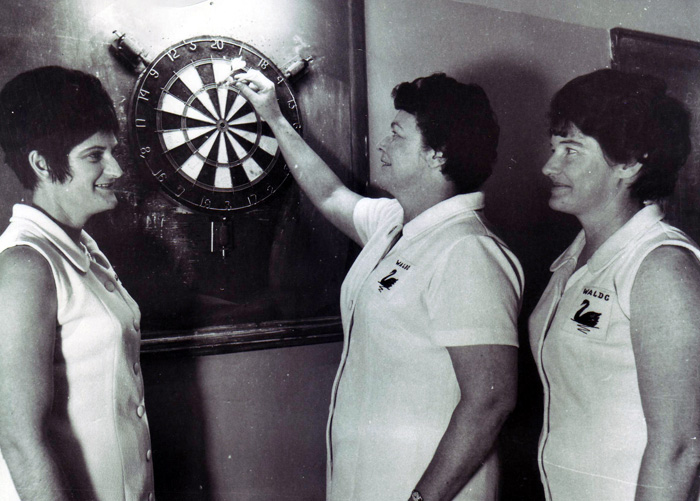
#> input picture dart15.jpg, 700 x 501 px
$ python orb-det.py
#> lines starting #> are read from the running program, lines starting #| are printed output that depends on the picture
import numpy as np
import cv2


ground_truth0 = [{'x1': 426, 'y1': 1, 'x2': 621, 'y2': 223}]
ground_truth1 = [{'x1': 167, 'y1': 105, 'x2': 417, 'y2': 354}]
ground_truth2 = [{'x1': 90, 'y1': 85, 'x2': 203, 'y2': 197}]
ground_truth3 = [{'x1': 312, 'y1': 138, 'x2': 398, 'y2': 229}]
ground_truth4 = [{'x1': 156, 'y1': 66, 'x2': 413, 'y2': 334}]
ground_truth5 = [{'x1': 414, 'y1': 125, 'x2': 557, 'y2': 261}]
ground_truth6 = [{'x1': 216, 'y1': 108, 'x2': 282, 'y2': 188}]
ground_truth7 = [{'x1': 235, 'y1': 151, 'x2': 412, 'y2': 336}]
ground_truth8 = [{'x1': 831, 'y1': 203, 'x2': 974, 'y2': 354}, {'x1': 65, 'y1': 241, 'x2': 134, 'y2': 355}]
ground_truth9 = [{'x1': 168, 'y1': 14, 'x2': 467, 'y2': 316}]
ground_truth10 = [{'x1': 76, 'y1': 88, 'x2': 200, 'y2': 229}, {'x1': 578, 'y1': 120, 'x2': 645, 'y2': 225}, {'x1': 913, 'y1': 143, 'x2': 954, 'y2': 222}]
ground_truth11 = [{'x1': 167, 'y1': 93, 'x2': 241, 'y2': 193}]
ground_truth12 = [{'x1': 152, 'y1': 59, 'x2': 223, 'y2': 235}]
ground_truth13 = [{'x1': 256, 'y1': 102, 'x2': 419, 'y2': 270}]
ground_truth14 = [{'x1': 102, 'y1': 85, 'x2': 265, 'y2': 247}, {'x1': 969, 'y1': 77, 'x2': 1130, 'y2': 242}]
ground_truth15 = [{'x1': 130, 'y1': 36, 'x2': 302, 'y2': 212}]

# [43 lines left out: functions boundingBoxOverlap, detectDarts, not called in this run]

def checkForPointMatches(matches, x, w, y, h, match_threshold):
    matchCount = 0
    for x2, y2 in matches:
        if((x < x2 < x + w) and (y < y2 < y + h)):
            matchCount += 1
    if(matchCount >= match_threshold):
        return True
    return False


def detectDartsAndGetScores(original_img, grey, matches, match_threshold, ground_truth, overlap_threshold):
        cv2.equalizeHist(grey, grey)

        ## scale factor used to create scale pyramid, reducing step size of 1%, incresing chance of matching model for detection
        ## but expensive. minNeighbours is set to 1, higher values means less detections but better quality, so with value of 1,
        ## expect lots of matches of low quality
        darts = cascade.detectMultiScale( grey, 1.1, 1, flags=0 or cv2.CASCADE_SCALE_IMAGE, minSize=(50, 50), maxSize=(500,500) )


        rectangle_count = 0
        true_pos_count = 0
        false_neg_count = 0
        skip_indices = []
        for j in range(len(ground_truth)):
                val = 0
                max_val = 0
                max_val_index = None
                bb = ground_truth[j]
                gx1 = bb['x1']
                gx2 = bb['x2']
                gy1 = bb['y1']
                gy2 = bb['y2']
                # cv2.rectangle(original_img,(gx1,gy1),(gx2,gy2),(255,0, 255),2)
                for i in range(len(darts)):
                        if(i in skip_indices):
                                continue
                        dart = darts[i]
                        x = dart[0]
                        y = dart[1]
                        w = dart[2]
                        h = dart[3]
                        if(checkForPointMatches(matches, x, w, y, h, match_threshold)):
                                rectangle_count+=1
                                cv2.rectangle(original_img,(x,y),(x+w,y+h),(255,0,0),2)


                                dartDict = {'x1': x, 'y1': y, 'x2': x+w, 'y2': y+h}
                                val = boundingBoxOverlap(dartDict, ground_truth[j])

                                ## if value exceeds threshold increment true positive count
                                if(val > max_val):
                                        max_val+= val
                                        max_val_index = i
                # cv2.imshow('img',original_img)
                # cv2.waitKey(0)
                if (max_val > overlap_threshold and max_val_index != None):
                        ## if we find a suitable candidate for a dart detection, we increment tp and add the index so it can be
                        ## skipped in future iterations

                        true_pos_count+=1
                        skip_indices.append(max_val_index)
                if(not(max_val > overlap_threshold)):
                        false_neg_count+=1


        precision = true_pos_count / rectangle_count
        recall = true_pos_count / (true_pos_count + false_neg_count)
        f1 = 2 * (precision * recall) / (precision + recall)
        return original_img, precision, recall, f1

cascade = cv2.CascadeClassifier('./dartcascade/cascade.xml')
img_name = 'dart15.jpg'
original_img = cv2.imread(img_name)
#> original_img is the input picture: shape (501, 700, 3); mean B, G, R 110.7, 107, 108.2
img1 = cv2.imread("dart.jpg", cv2.IMREAD_GRAYSCALE)
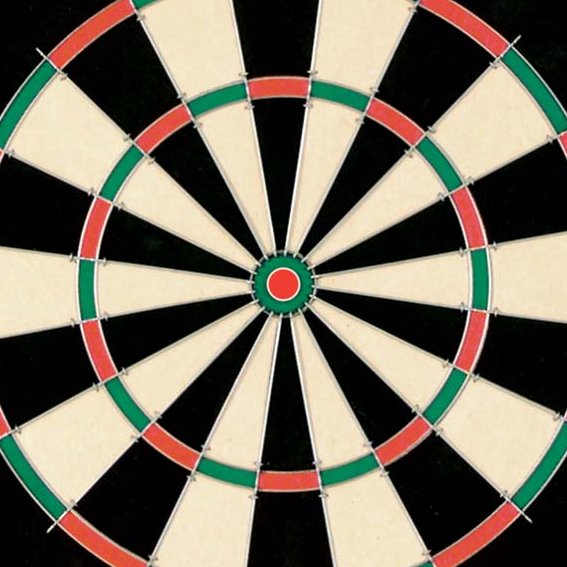
#> input picture dart.jpg, 567 x 567 px
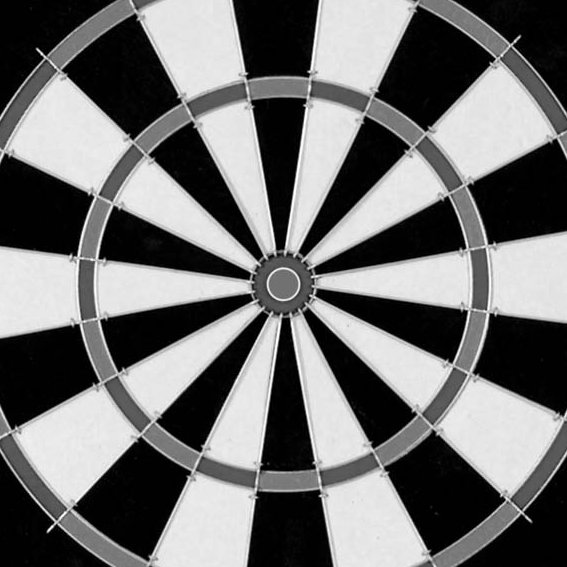
#> img1: shape (567, 567); min 0, max 255, mean 112.3
img2 = cv2.imread(img_name, cv2.IMREAD_GRAYSCALE)
#> img2: shape (501, 700); min 0, max 255, mean 107.8

# Brute Force Detector
orb = cv2.ORB_create()
kp1, des1 = orb.detectAndCompute(img1, None)
#> kp1 = 500 keypoints; strongest (x, y, size): (52, 522, 31), (42, 57, 31), (56, 525, 31), (466, 312, 31)
kp2, des2 = orb.detectAndCompute(img2, None)
#> kp2 = 500 keypoints; strongest (x, y, size): (152, 71, 31), (192, 46, 31), (220, 48, 31), (151, 69, 31)


# Brute Force Matching
bf = cv2.BFMatcher(cv2.NORM_HAMMING, crossCheck=True)
matches = bf.match(des1, des2)
#> matches = 70 matches

## sort matches by distance
matches = sorted(matches, key = lambda x:x.distance)
good = matches
#> good = 70 matches
positions = []

# we get the x and y coord for each match in the train image (the image we are detecting darts in)
for mat in good:

    # Get the matching keypoints for each of the images
    img2_idx = mat.trainIdx

    x2 = int(kp2[img2_idx].pt[0])
    y2 = int(kp2[img2_idx].pt[1])
    positions.append((x2, y2))
#> this loop made 70 passes
#> (img2_idx, x2, y2) on passes 1 to 12: (149, 178, 79), (273, 210, 64), (41, 220, 48), (91, 119, 281), (100, 142, 63), (250, 141, 64), (135, 210, 63), (298, 573, 317), (63, 572, 319), (259, 285, 73), (253, 208, 90), (180, 141, 64)
#> after the loop, positions = 70 pairs, first value 119 to 608, second value 46 to 319

matching_result = cv2.drawMatches(img1, kp1, img2, kp2, good, None, flags=2)
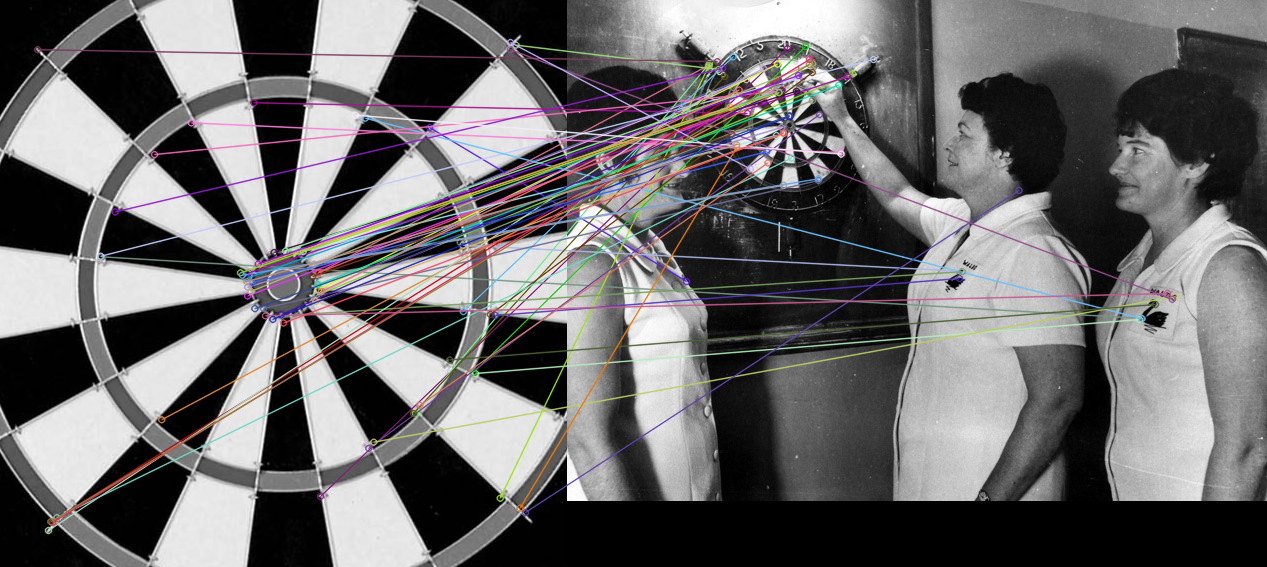
#> matching_result: shape (567, 1267, 3); mean of channels 0, 1, 2 105.5, 104.7, 106; drawn as B, G, R


# img = detectDarts(original_img, img2, positions, 30)
img, precision, recall, f1 = detectDartsAndGetScores(original_img, img2, positions, 130, ground_truth15, 0.2)
#> in detectDartsAndGetScores, `cv2.equalizeHist(grey, grey)`:
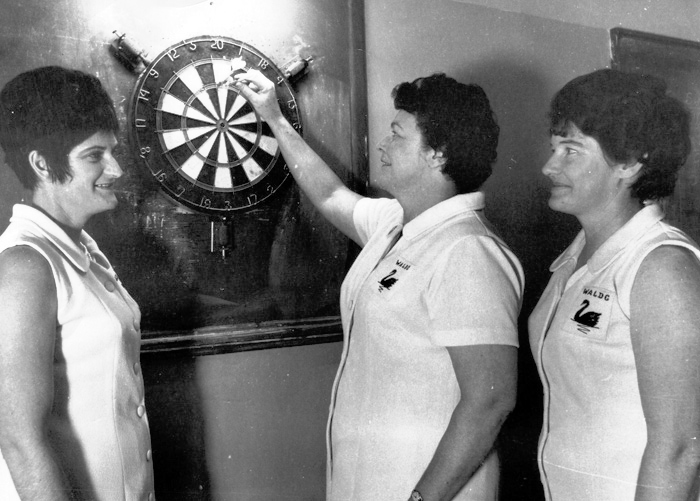
#> grey: shape (501, 700); min 0, max 255, mean 127.8
#> in detectDartsAndGetScores, `darts = cascade.detectMultiScale( grey, 1.1, 1, flags=0 or cv2.CASCADE..`: darts = [[357, 214, 62, 62], [257, 260, 60, 60], [2, 221, 88, 88], [140, 53, 142, 142], [530, 224, 163, 163], [130, 92, 180, 180]]
#> after the loop in detectDartsAndGetScores, `for j in range(len(ground_truth)):`: false_neg_count = 1; rectangle_count = 0; skip_indices = []; true_pos_count = 0
#> (the run stopped early here; a loop or call above may not have finished)
